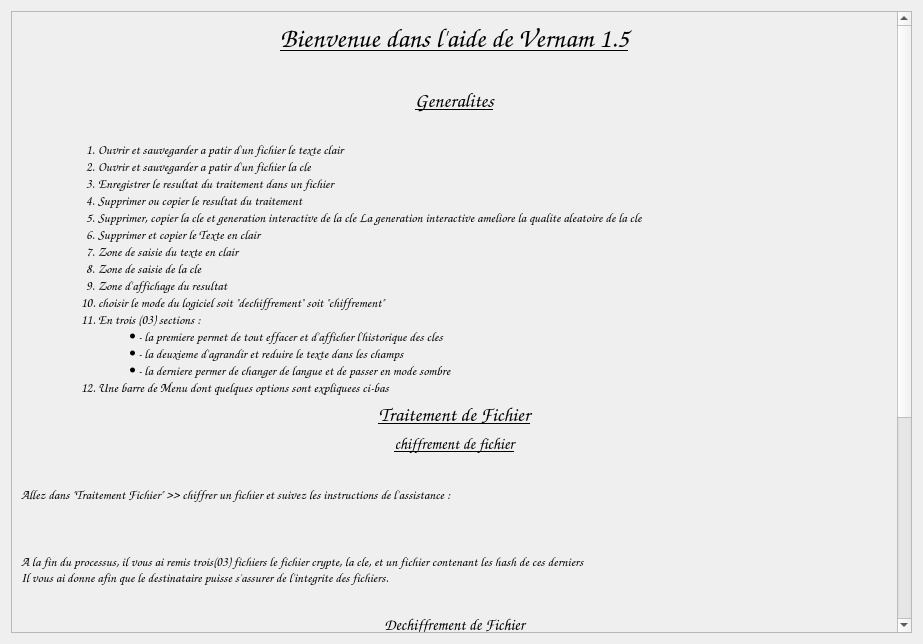
<?xml version="1.0" encoding="UTF-8"?>
<ui version="4.0">
 <class>HelpDialog</class>
 <widget class="QDialog" name="HelpDialog">
  <property name="geometry">
   <rect>
    <x>0</x>
    <y>0</y>
    <width>923</width>
    <height>644</height>
   </rect>
  </property>
  <property name="windowTitle">
   <string>Dialog</string>
  </property>
  <layout class="QVBoxLayout" name="verticalLayout">
   <item>
    <widget class="QScrollArea" name="scrollArea">
     <property name="font">
      <font>
       <family>Comic Sans MS</family>
       <pointsize>10</pointsize>
      </font>
     </property>
     <property name="widgetResizable">
      <bool>true</bool>
     </property>
     <widget class="QWidget" name="scrollAreaWidgetContents">
      <property name="geometry">
       <rect>
        <x>0</x>
        <y>-2392</y>
        <width>886</width>
        <height>3016</height>
       </rect>
      </property>
      <layout class="QVBoxLayout" name="verticalLayout_2">
       <item>
        <widget class="QLabel" name="label_3">
         <property name="font">
          <font>
           <family>Comic Sans MS</family>
           <pointsize>10</pointsize>
          </font>
         </property>
         <property name="text">
          <string>&lt;html&gt;&lt;head/&gt;&lt;body&gt;&lt;h1 align=&quot;center&quot; style=&quot; margin-top:18px; margin-bottom:12px; margin-left:0px; margin-right:0px; -qt-block-indent:0; text-indent:0px;&quot;&gt;&lt;span style=&quot; font-size:xx-large; font-weight:700; text-decoration: underline;&quot;&gt;Bienvenue dans l'aide de Vernam 1.5&lt;/span&gt;&lt;/h1&gt;&lt;/body&gt;&lt;/html&gt;</string>
         </property>
        </widget>
       </item>
       <item>
        <layout class="QHBoxLayout" name="horizontalLayout">
         <item>
          <spacer name="horizontalSpacer">
           <property name="font">
            <font>
             <family>Comic Sans MS</family>
             <pointsize>10</pointsize>
            </font>
           </property>
           <property name="orientation">
            <enum>Qt::Horizontal</enum>
           </property>
           <property name="sizeHint" stdset="0">
            <size>
             <width>40</width>
             <height>20</height>
            </size>
           </property>
          </spacer>
         </item>
         <item>
          <widget class="QLabel" name="label">
           <property name="maximumSize">
            <size>
             <width>200</width>
             <height>150</height>
            </size>
           </property>
           <property name="font">
            <font>
             <family>Comic Sans MS</family>
             <pointsize>10</pointsize>
            </font>
           </property>
           <property name="text">
            <string/>
           </property>
           <property name="pixmap">
            <pixmap>images/logo_long.jpg</pixmap>
           </property>
           <property name="scaledContents">
            <bool>true</bool>
           </property>
           <property name="alignment">
            <set>Qt::AlignCenter</set>
           </property>
          </widget>
         </item>
         <item>
          <spacer name="horizontalSpacer_2">
           <property name="font">
            <font>
             <family>Comic Sans MS</family>
             <pointsize>10</pointsize>
            </font>
           </property>
           <property name="orientation">
            <enum>Qt::Horizontal</enum>
           </property>
           <property name="sizeHint" stdset="0">
            <size>
             <width>40</width>
             <height>20</height>
            </size>
           </property>
          </spacer>
         </item>
        </layout>
       </item>
       <item>
        <widget class="QLabel" name="label_2">
         <property name="font">
          <font>
           <family>Comic Sans MS</family>
           <pointsize>10</pointsize>
          </font>
         </property>
         <property name="text">
          <string>&lt;html&gt;&lt;head/&gt;&lt;body&gt;&lt;h2 align=&quot;center&quot; style=&quot; margin-top:16px; margin-bottom:12px; margin-left:0px; margin-right:0px; -qt-block-indent:0; text-indent:0px;&quot;&gt;&lt;span style=&quot; font-size:x-large; font-weight:700; text-decoration: underline;&quot;&gt;Generalites&lt;/span&gt;&lt;/h2&gt;&lt;/body&gt;&lt;/html&gt;</string>
         </property>
        </widget>
       </item>
       <item>
        <widget class="QLabel" name="label_4">
         <property name="maximumSize">
          <size>
           <width>700</width>
           <height>500</height>
          </size>
         </property>
         <property name="font">
          <font>
           <family>Comic Sans MS</family>
           <pointsize>10</pointsize>
          </font>
         </property>
         <property name="text">
          <string/>
         </property>
         <property name="pixmap">
          <pixmap>images/aide/general.jpg</pixmap>
         </property>
         <property name="scaledContents">
          <bool>true</bool>
         </property>
         <property name="openExternalLinks">
          <bool>false</bool>
         </property>
        </widget>
       </item>
       <item>
        <widget class="QLabel" name="label_5">
         <property name="sizePolicy">
          <sizepolicy hsizetype="Maximum" vsizetype="Maximum">
           <horstretch>0</horstretch>
           <verstretch>0</verstretch>
          </sizepolicy>
         </property>
         <property name="minimumSize">
          <size>
           <width>0</width>
           <height>0</height>
          </size>
         </property>
         <property name="font">
          <font>
           <family>Comic Sans MS</family>
           <pointsize>10</pointsize>
          </font>
         </property>
         <property name="text">
          <string>&lt;html&gt;&lt;head/&gt;
&lt;body style=&quot;font-family:Comic Sans Ms;margin-left:auto;margin-right:auto&quot;&gt;&lt;ol&gt;
	&lt;li&gt;Ouvrir et sauvegarder a patir d'un fichier le texte clair&lt;/li&gt;
	&lt;li&gt; Ouvrir et sauvegarder a patir d'un fichier la cle&lt;/li&gt;
	&lt;li&gt; Enregistrer le resultat du traitement dans un fichier&lt;/li&gt;
	&lt;li&gt; Supprimer ou copier le resultat du traitement&lt;/li&gt;
	&lt;li&gt;Supprimer, copier la cle et generation interactive de la cle La generation interactive ameliore la qualite aleatoire de la cle&lt;/li&gt;
	&lt;li&gt;Supprimer et copier le Texte en clair&lt;/li&gt;
	&lt;li&gt; Zone de saisie du texte en clair&lt;/li&gt;
	&lt;li&gt; Zone de saisie de la cle&lt;/li&gt;
	&lt;li&gt;Zone d'affichage du resultat&lt;/li&gt;
	&lt;li&gt;choisir le mode du logiciel soit &amp;quot;dechiffrement&amp;quot; soit &amp;quot;chiffrement&amp;quot;&lt;/li&gt;
	&lt;li&gt;En trois (03) sections :
		&lt;ul&gt;
			&lt;li&gt;- la premiere permet de tout effacer et d'afficher l'historique des cles&lt;/li&gt;
			&lt;li&gt;- la deuxieme d'agrandir et reduire le texte dans les champs&lt;/li&gt;
			&lt;li&gt;- la derniere permer de changer de langue et de passer en mode sombre&lt;/li&gt;
		&lt;/ul&gt;
	&lt;li&gt;Une barre de Menu dont quelques options sont expliquees ci-bas&lt;/li&gt;
&lt;/ol&gt;
&lt;/body&gt;
&lt;/html&gt;</string>
         </property>
         <property name="scaledContents">
          <bool>true</bool>
         </property>
         <property name="wordWrap">
          <bool>false</bool>
         </property>
        </widget>
       </item>
       <item>
        <widget class="QLabel" name="label_6">
         <property name="font">
          <font>
           <family>Comic Sans MS</family>
           <pointsize>10</pointsize>
          </font>
         </property>
         <property name="text">
          <string>&lt;html&gt;&lt;head/&gt;&lt;body&gt;&lt;p align=&quot;center&quot;&gt;&lt;span style=&quot; font-size:x-large; font-weight:700; text-decoration: underline;&quot;&gt;Traitement de Fichier&lt;/span&gt;&lt;/p&gt;&lt;/body&gt;&lt;/html&gt;</string>
         </property>
        </widget>
       </item>
       <item>
        <widget class="QLabel" name="label_7">
         <property name="font">
          <font>
           <family>Comic Sans MS</family>
           <pointsize>10</pointsize>
          </font>
         </property>
         <property name="text">
          <string>&lt;html&gt;&lt;head/&gt;&lt;body&gt;&lt;h3 align=&quot;center&quot; style=&quot; margin-top:14px; margin-bottom:12px; margin-left:0px; margin-right:0px; -qt-block-indent:0; text-indent:0px;&quot;&gt;&lt;span style=&quot; font-size:large; font-weight:700; text-decoration: underline;&quot;&gt;chiffrement de fichier&lt;br/&gt;&lt;/span&gt;&lt;/h3&gt;&lt;p&gt;Allez dans &amp;quot;Traitement Fichier&amp;quot; &amp;gt;&amp;gt; chiffrer un fichier  et suivez les instructions de l'assistance : &lt;/p&gt;&lt;/body&gt;&lt;/html&gt;</string>
         </property>
        </widget>
       </item>
       <item>
        <widget class="QLabel" name="label_8">
         <property name="font">
          <font>
           <family>Comic Sans MS</family>
           <pointsize>10</pointsize>
          </font>
         </property>
         <property name="text">
          <string/>
         </property>
         <property name="pixmap">
          <pixmap>../build-Vernam-Desktop_Qt_5_12_10_MinGW_32_bit-Release/images/aide/ass_chiff_deb.jpg</pixmap>
         </property>
        </widget>
       </item>
       <item>
        <widget class="QLabel" name="label_9">
         <property name="font">
          <font>
           <family>Comic Sans MS</family>
           <pointsize>10</pointsize>
          </font>
         </property>
         <property name="text">
          <string/>
         </property>
         <property name="pixmap">
          <pixmap>images/aide/ass_chiff_fin.jpg</pixmap>
         </property>
        </widget>
       </item>
       <item>
        <widget class="QLabel" name="label_11">
         <property name="font">
          <font>
           <family>Comic Sans MS</family>
           <pointsize>10</pointsize>
          </font>
         </property>
         <property name="text">
          <string>A la fin du processus, il vous ai remis trois(03) fichiers le fichier crypte, la cle, et un fichier contenant les hash de ces derniers&lt;br&gt;Il vous ai donne afin que le destinataire puisse s'assurer de l'integrite des fichiers.</string>
         </property>
        </widget>
       </item>
       <item>
        <widget class="QLabel" name="label_10">
         <property name="font">
          <font>
           <family>Comic Sans MS</family>
           <pointsize>10</pointsize>
          </font>
         </property>
         <property name="text">
          <string/>
         </property>
         <property name="pixmap">
          <pixmap>images/aide/ass_chiff_result.jpg</pixmap>
         </property>
        </widget>
       </item>
       <item>
        <widget class="QLabel" name="label_12">
         <property name="font">
          <font>
           <family>Comic Sans MS</family>
           <pointsize>10</pointsize>
          </font>
         </property>
         <property name="text">
          <string>&lt;html&gt;&lt;head/&gt;&lt;body&gt;&lt;h3 align=&quot;center&quot; style=&quot; margin-top:14px; margin-bottom:12px; margin-left:0px; margin-right:0px; -qt-block-indent:0; text-indent:0px;&quot;&gt;&lt;span style=&quot; font-size:large; font-weight:700; text-decoration: underline;&quot;&gt;Dechiffrement de Fichier&lt;/span&gt;&lt;/h3&gt;&lt;p&gt;Suivez l'assistance jusqu'a ce que vous soit donner le fichier decrypte :&lt;/p&gt;&lt;/body&gt;&lt;/html&gt;</string>
         </property>
        </widget>
       </item>
       <item>
        <widget class="QLabel" name="label_13">
         <property name="font">
          <font>
           <family>Comic Sans MS</family>
           <pointsize>10</pointsize>
          </font>
         </property>
         <property name="text">
          <string/>
         </property>
         <property name="pixmap">
          <pixmap>images/aide/ass_dechiff_result.jpg</pixmap>
         </property>
        </widget>
       </item>
       <item>
        <widget class="QLabel" name="label_14">
         <property name="font">
          <font>
           <family>Comic Sans MS</family>
           <pointsize>10</pointsize>
          </font>
         </property>
         <property name="text">
          <string>&lt;h3 align=&quot;center&quot;&gt;&lt;u&gt;calculer le hash Sha-1&lt;/u&gt;&lt;/h3&gt;&lt;br&gt; Cette option a pour but de verifier l'integrite des fichiers.&lt;br&gt;Suivez les instructions.&lt;br&gt;&lt;br&gt;&lt;br&gt;&lt;br&gt;</string>
         </property>
        </widget>
       </item>
       <item>
        <widget class="QLabel" name="label_16">
         <property name="text">
          <string>&lt;h3&gt;NB : certaines options sont persistantes&lt;/h3&gt;&lt;br&gt;</string>
         </property>
        </widget>
       </item>
       <item>
        <widget class="QLabel" name="label_15">
         <property name="font">
          <font>
           <family>Comic Sans MS</family>
           <pointsize>10</pointsize>
          </font>
         </property>
         <property name="text">
          <string>&lt;html&gt;&lt;head/&gt;&lt;body&gt;&lt;h2 align=&quot;center&quot; style=&quot; margin-top:16px; margin-bottom:12px; margin-left:0px; margin-right:0px; -qt-block-indent:0; text-indent:0px;&quot;&gt;&lt;span style=&quot; font-size:x-large; font-weight:700; font-style:italic; color:#e66100;&quot;&gt;Merci d'avoir telecharger le logiciel Vernam 1.5&lt;/span&gt;&lt;/h2&gt;&lt;/body&gt;&lt;/html&gt;</string>
         </property>
        </widget>
       </item>
      </layout>
     </widget>
    </widget>
   </item>
  </layout>
 </widget>
 <resources/>
 <connections/>
</ui>
